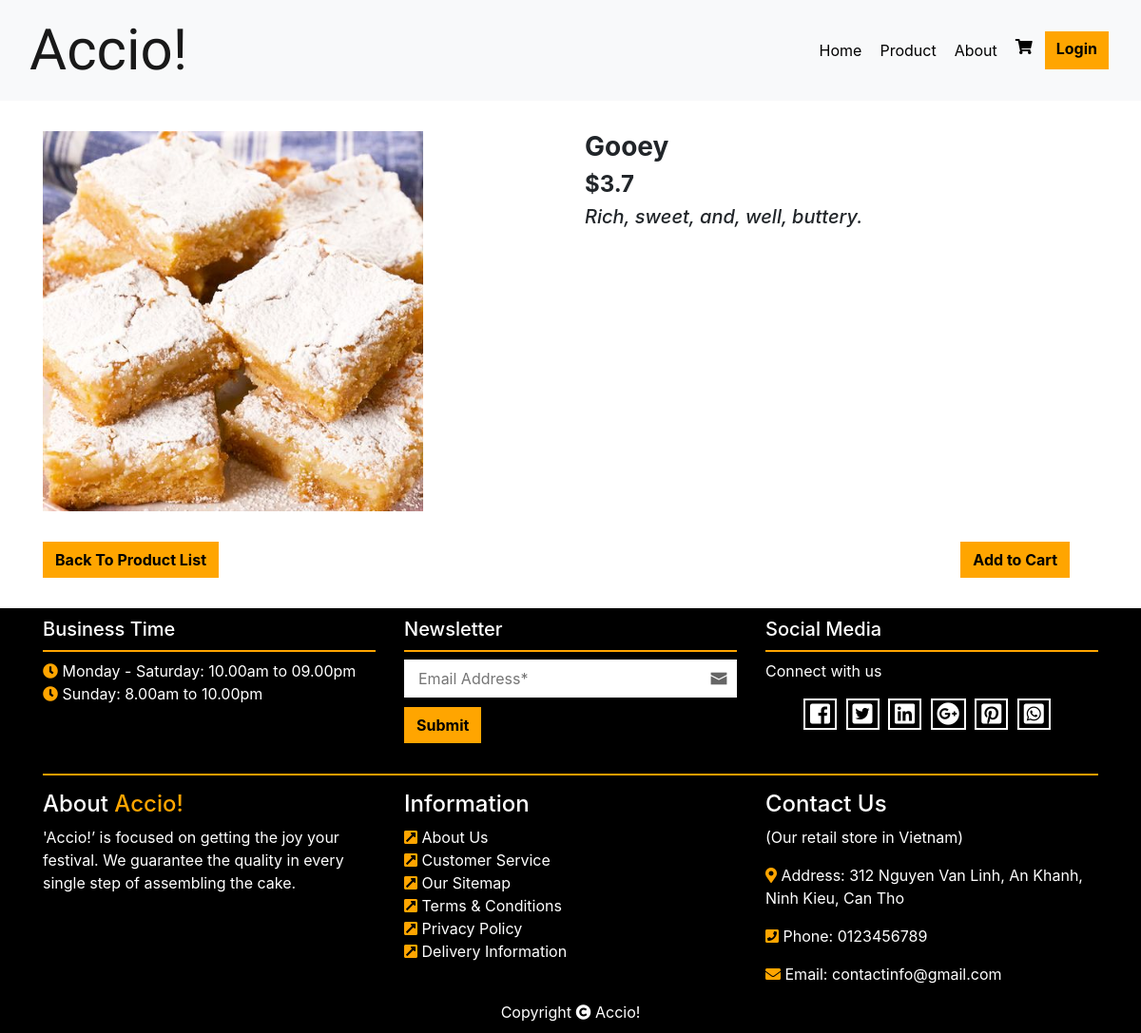
Screenshot of /Product_Detail.php?id=2 with the database file from the repository.
### tables this page shows
CREATE TABLE `product` (
  `Product_ID` int(11) NOT NULL,
  `Product_Name` varchar(100) NOT NULL,
  `Cat_ID` int(11) NOT NULL,
  `Price` float NOT NULL,
  `Description` varchar(1000) NOT NULL,
  `Product_Img` varchar(1000) NOT NULL,
  `Pro_Date` datetime NOT NULL DEFAULT current_timestamp(),
  `Status` int(1) NOT NULL DEFAULT 1
);

### Product_Detail.php (the view, shortened to what this page needs)
<link rel="stylesheet" href="https://maxcdn.bootstrapcdn.com/bootstrap/4.5.2/css/bootstrap.min.css">
<link rel="stylesheet" href="https://use.fontawesome.com/releases/v5.7.0/css/all.css">
<link rel="stylesheet" href="css/style.css" type="text/css">
<?php
include_once("connection.php");
if(!isset($_GET['id'])){
    echo '<meta http-equiv="refresh" content="0;URL=index.php?page=product">';
}
else{
    $id = mysqli_real_escape_string($conn,$_GET['id']);
    $check = mysqli_query($conn,"SELECT Product_ID FROM product WHERE Product_ID = '$id'");
    if(mysqli_num_rows($check) == 0){
        echo '<meta http-equiv="refresh" content="0;URL=index.php?page=product">';
    }
    else{
?>
<header>
<?php include_once("Header.php"); ?>
</header>
<body>
<div class="container">
    <div class="row" style="margin-bottom: 2em; margin-top:2em">
    <br>
    <?php
        $sql = mysqli_query($conn,"SELECT * FROM product WHERE Product_ID = '$id'");
        $row = mysqli_fetch_array($sql, MYSQLI_ASSOC);
    ?>
        <div class="col-md-12 col-lg-6">
            <img width="400px" height="400px" src="product-imgs/<?php echo $row['Product_Img']; ?>">
        </div>
        <div class="col-md-12 col-lg-6">
                    <div><h3><strong><?php echo $row['Product_Name']; ?></strong></h3></div>
                    <div><h4><strong><?php echo "$".$row['Price']; ?></strong></h4></div>
                    <div><h5><i><?php echo $row['Description']; ?><h5></i></div>
        </div>
        </div>
    <div class="row" style="width:100%; margin-bottom: 2em">
        <div class="col-lg-6" style="text-align: left">
            <a href="index.php?page=product" class="btn btn-warning">Back To Product List</a>
        </div>
        <div class="col-lg-6" style="text-align: right">
            <a href="index.php?page=content&&function=AddToCart&&id=<?php echo $id; ?>" class="btn btn-warning">Add to Cart</a>
        </div>
    </div>
</div>
</body>
<footer>
<?php include_once("Footer.php"); ?>
</footer>
<?php
}
}
?>

### CSS/style.css (style rules this page uses)
.btn-warning { background-color: orange; color: black; border: 0.25px orange solid; font-weight: bold; border-radius: 0; }

### rows the page displays
product: Product_Img (picture), Product_Name "Gooey", Price "3.7", Description "Rich, sweet, and, well, buttery."
